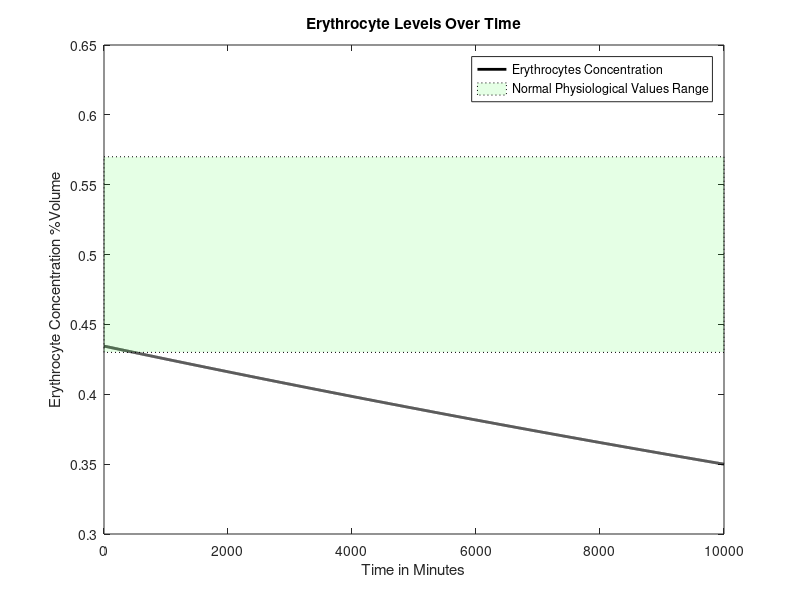
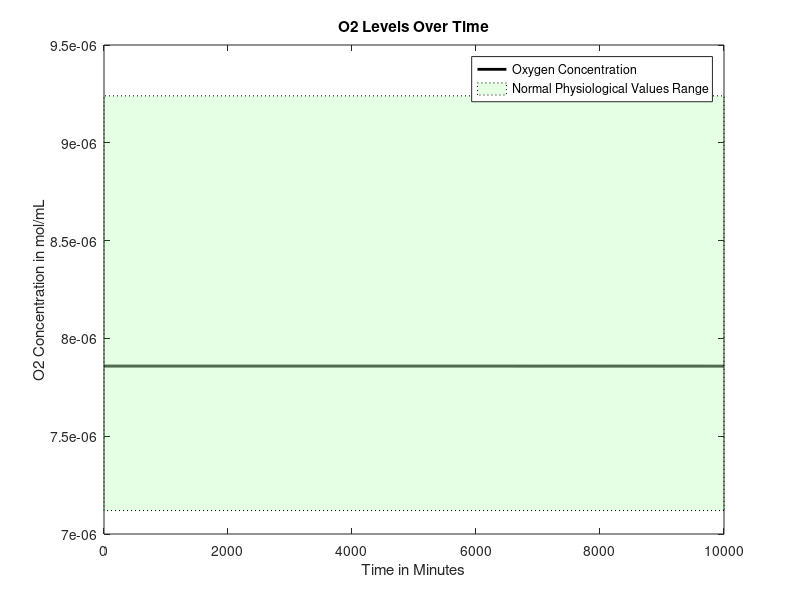
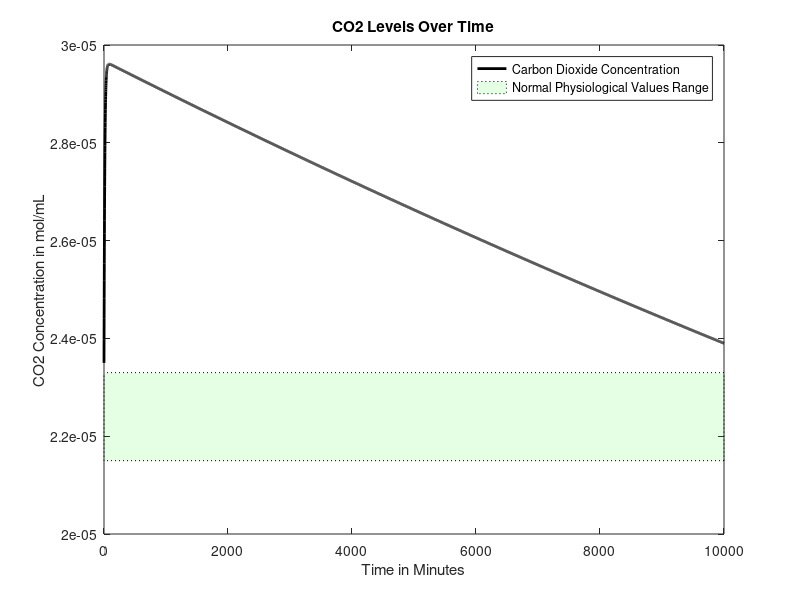
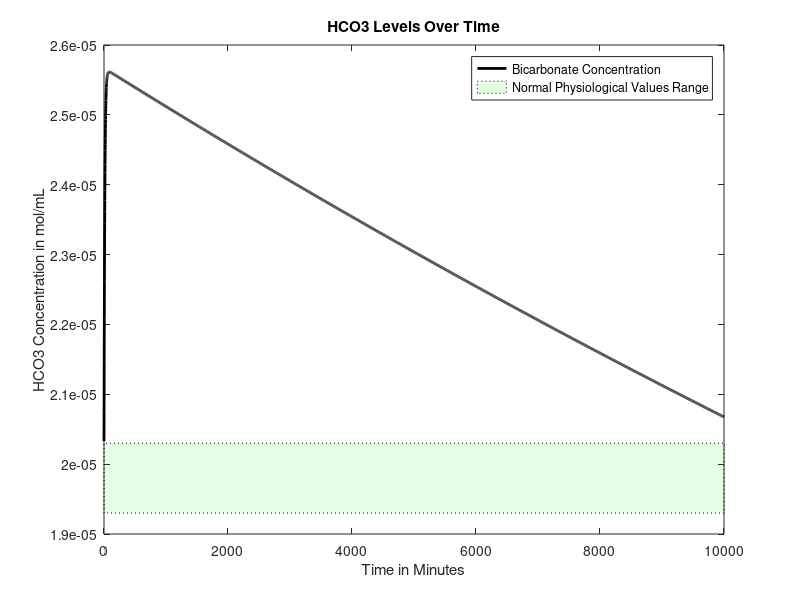

Write the MATLAB code that produced these figures, in order.
function mainfunction2withLiverEating2combo1bonesaddLiam()

age = 50;%30; %Age in years
gender = 0; %Gender, 0=male, 1=female
mass = 70; %Weight in kg
anemia = 1; %Is the patient anemic? 1 if yes, 0 if no
bleed = 0.01; %bleeding rate in mL/min, if anemic
FerritinStores = 0;%0.0179; %Stored moles of iron in liver as ferritin

RQ=0.825;%reaction quotients for the general body and
%RQheart=0.7;

if (40>=age) %if/else statement that sets heart rate based on age, in bpm
    baseheartrate = 60;
else 
    baseheartrate= 70;
end

%Intake of various nutrients
carbs=130;
calciumintake=1000;
sodiumintake=500;

if gender==1
    ironintake=8;
else
    ironintake=18;
end

basebloodweight=0.07*mass; %sets mass of blood in the body based on percentage composition of blood and bodyweight
%SV=mass; %stroke volume, blood pumped out of heart per beat in mL
bloodflow0 = 1000*basebloodweight/1.06; %blood flow out of heart per minute in mL, divided by density of 1.06 g/mL (steady state value)



% cvector = concentration vector, [cE, cNa, cCa, cIron, cGlucose, cO2,
% cCO2, cHCO3], where c = "concentration of", and the letters are our
% components

if gender == 0 %if loop sets volume percentage of red blood cells based on gender
    cE0 = 0.4345;
elseif gender == 1
    cE0 = 0.402;
end

basehemoglobin=34.52243959*basebloodweight/10*cE0; %hemoglobin, in grams, that should be present in the body
hemoglobin=basehemoglobin;
%set concentration of O2 and CO2 in mol/mL at BTP in venous blood
cO2 = 0.00000785855;
cCO2 = 0.0000235;
%concentration of bicarbonate in venous blood, in mol/L
cHCO3 = 0.00002033;
%concnetartion of glucose in mol/mL
cGlucose = 0.0000055;
%Na concentration in mol/mL
cNa = 0.000137;
%Concentration of Ca in mol/mL
cCa = 0.00000248;
%Concentration of iron in mol/mL
cIron = 7.2231e-06;

cvector0 = [cE0 cO2 cCO2 cHCO3 cGlucose cNa cCa cIron]; %concentration in the blood, in moles? mL/mL of blood

cEtrack=[cvector0(1)];
cO2track=[cvector0(2)];
cCO2track=[cvector0(3)];
cHCO3track=[cvector0(4)];
cGlucosetrack=[cvector0(5)];
cNatrack=[cvector0(6)];
cCatrack=[cvector0(7)];
cIrontrack=[cvector0(8)];
heartratetrack = [baseheartrate];
bloodflowvec=[bloodflow0];
iter = 0;
for loop=1:10000
    heartrate=(baseheartrate*cE0*basebloodweight)/(cvector0(1)*basebloodweight);
    bloodflow0 = (heartrate/baseheartrate)*(1000*basebloodweight/1.06);
    % all blood per min for 60 beats per min -> all blood per 60 beats
    %(heartrate/60)*bloodflow0
    
    
    %Run initial venous blood through the heart
    [bloodflow, cvector, Ci] = lungs(bloodflow0, cvector0, anemia, basehemoglobin, hemoglobin);
    %Run blood from lungs to the heart
    [bloodflow, cvector1] = heart(bloodflow, cvector, mass, Ci, basehemoglobin, hemoglobin);
    %These three values are the blood flows that go from the heart to each
    %organ
    
    
    
    %Volumetric flow rate in and out of liver (mL/min)
    %Vi=Vj=V=100mL/min per 100g liver
    %Blood flow distribution will change during iron deficiency anemia but we
    %don't have a function modeling this yet
    
    if (18<=age) && (age<50)
        V=452+16.34*mass+11.85*age-166*gender;
    else
        V=1390+15.94*mass-12.86*age;
    end
    
    BFbraini=0.15*bloodflow;
    BFliveri=V;
    BFotherbloodi=bloodflow-BFbraini-0.3*BFliveri;
    %Process each of these three blood flows in their respective organs
    [BFbrainj, cvectorbrainj] = brain(BFbraini, cvector1, mass, Ci, basehemoglobin, hemoglobin);
    
    [BFotherbloodj, cvectorotherbloodj, hemoglobinout] = otherblood(BFotherbloodi, cvector1, carbs, calciumintake, sodiumintake, ironintake, Ci, RQ, anemia, bleed, basehemoglobin, hemoglobin);
    
    Mvectorotherbloodliver=0.7*V*cvectorotherbloodj;
    Mvectorheart=0.3*V*cvector1;
    cvectorliverin=(Mvectorotherbloodliver+Mvectorheart)/V;
    
    [BFliverj, cvectorliverj, FerritinStores1] = liver(BFliveri,cvectorliverin,gender,mass,Ci,FerritinStores, basehemoglobin, hemoglobin);
    %Redirect blood from liver to other blood and mix the two
    FerritinStores=FerritinStores1;
    Mvectorotherbloodj=(cvectorotherbloodj*(BFotherbloodj-0.7*V))+(cvectorliverj*BFliverj);
    %Add the blood flow from other blood and liver to get new blood volume
    BFotherbloodj=BFotherbloodj-0.7*V+BFliverj;
    %Do a weighted average to get a new cvector
    cvectorotherbloodj=Mvectorotherbloodj/BFotherbloodj;
    %Send 25% of the blood flow to the kidneys
    BFkidneyi=0.25*(BFbrainj+BFotherbloodj);
    %Subtract blood sent to kidneys from other blood
    BFotherbloodj=BFotherbloodj-BFkidneyi;
    %Have the kidneys process the blood they receive
    
    [BFkidneyj, cvectorkidneyj] = kidney(BFkidneyi, cvectorotherbloodj,RQ,mass, Ci, V, basehemoglobin, hemoglobin, anemia);
    %Send blood processed in kidneys back to other blood, pool with brain, create Mvector
    Mvectorotherblood=(BFotherbloodj*cvectorotherbloodj)+(BFkidneyj*cvectorkidneyj)+(BFbrainj*cvectorbrainj);
    %Reset the bloodflow back into the lungs to the blood flow we just computed
    bloodflow0=BFotherbloodj+BFkidneyj+BFbrainj;
    bloodflowvec=[bloodflowvec bloodflow0];
    %bloodflow0 = 1000*bloodweight/1.06;
    %Recompute cvector0 by dividing Mvectorotherblood by bloodflow0
    cvector0=Mvectorotherblood/bloodflow0;
    
    cEtrack=[cEtrack cvector0(1)];
    cO2track=[cO2track cvector0(2)];
    cCO2track=[cCO2track cvector0(3)];
    cHCO3track=[cHCO3track cvector0(4)];
    cGlucosetrack=[cGlucosetrack cvector0(5)];
    cNatrack=[cNatrack cvector0(6)];
    cCatrack=[cCatrack cvector0(7)];
    cIrontrack=[cIrontrack cvector0(8)];
    heartratetrack = [heartratetrack heartrate];
    A = [cvector; cvector1; cvectorbrainj; cvectorotherbloodj; cvectorliverj; cvectorkidneyj; cvector0];
    iter = iter + 1;
    %BP1=(38.178*log(bloodweight/basebloodweight)+100)*(1.8886*(cvector0(1)/cE0)-0.8886);
    hemoglobin=hemoglobin-hemoglobinout;
end
% figure
% plot(0:loop(end),heartratetrack)

figure
plot(0:loop(end),cEtrack,'k','LineWidth',2, 'DisplayName', 'Erythrocytes Concentration')
title('Erythrocyte Levels Over Time')
xlabel('Time in Minutes')
ylabel('Erythrocyte Concentration %Volume')
v1 = [0 .43; loop(end) .43; loop(end) .57; 0 .57;];
f1 = [1 2 3 4];
patch('Faces',f1,'Vertices',v1,'FaceColor','green','FaceAlpha',.1, 'LineStyle',':', 'DisplayName','Normal Physiological Values Range');
legend


figure
plot(0:loop(end),cO2track,'k','LineWidth',2, 'DisplayName', 'Oxygen Concentration')
title('O2 Levels Over Time')
xlabel('Time in Minutes')
ylabel('O2 Concentration in mol/mL')
v1 = [0 7.12e-6; loop(end) 7.12e-6; loop(end) 9.24e-6; 0 9.24e-6;];
f1 = [1 2 3 4];
patch('Faces',f1,'Vertices',v1,'FaceColor','green','FaceAlpha',.1,'LineStyle',':', 'DisplayName','Normal Physiological Values Range');
legend

figure
plot(0:loop(end),cCO2track,'k','LineWidth',2, 'DisplayName', 'Carbon Dioxide Concentration')
title('CO2 Levels Over Time')
xlabel('Time in Minutes')
ylabel('CO2 Concentration in mol/mL')
v1 = [0 2.15e-5; loop(end) 2.15e-5; loop(end) 2.33e-5; 0 2.33e-5;];
f1 = [1 2 3 4];
patch('Faces',f1,'Vertices',v1,'FaceColor','green','FaceAlpha',.1, 'LineStyle',':', 'DisplayName','Normal Physiological Values Range');
legend

figure
plot(0:loop(end),cHCO3track,'k','LineWidth',2, 'DisplayName', 'Bicarbonate Concentration')
title('HCO3 Levels Over Time')
xlabel('Time in Minutes')
ylabel('HCO3 Concentration in mol/mL')
v1 = [0 1.93e-5; loop(end) 1.93e-5; loop(end) 2.03e-5; 0 2.03e-5;];
f1 = [1 2 3 4];
patch('Faces',f1,'Vertices',v1,'FaceColor','green','FaceAlpha',.1, 'LineStyle',':', 'DisplayName','Normal Physiological Values Range');
legend

figure
plot(0:loop(end),cGlucosetrack,'k','LineWidth',2, 'DisplayName', 'Glucose Concentration')
title('Glucose Levels Over Time')
xlabel('Time in Minutes')
ylabel('Glucose Concentration in mol/mL')
v1 = [0 3.8855e-6; loop(end) 3.8855e-6; loop(end) 9.991e-6; 0 9.991e-6;];
f1 = [1 2 3 4];
patch('Faces',f1,'Vertices',v1,'FaceColor','green','FaceAlpha',.1, 'LineStyle',':', 'DisplayName','Normal Physiological Values Range');
legend

figure
plot(0:loop(end),cNatrack,'k','LineWidth',2, 'DisplayName', 'Sodium Concentration')
title('Na Levels Over Time')
xlabel('Time in Minutes')
ylabel('Na Concentration in mol/mL')
v1 = [0 1.35e-4; loop(end) 1.35e-4; loop(end) 1.45e-4; 0 1.45e-4;];
f1 = [1 2 3 4];
patch('Faces',f1,'Vertices',v1,'FaceColor','green','FaceAlpha',.1, 'LineStyle',':', 'DisplayName','Normal Physiological Values Range');
legend

figure
plot(0:loop(end),cCatrack,'k','LineWidth',2, 'DisplayName', 'Calcium Concentration')
title('Ca Levels Over Time')
xlabel('Time in Minutes')
ylabel('Ca Concentration in mol/mL')
v1 = [0 2.2e-6; loop(end) 2.2e-6; loop(end) 2.7e-6; 0 2.7e-6;];
f1 = [1 2 3 4];
patch('Faces',f1,'Vertices',v1,'FaceColor','green','FaceAlpha',.1, 'LineStyle',':', 'DisplayName','Normal Physiological Values Range');
legend

figure
plot(0:loop(end),cIrontrack,'k','LineWidth',2, 'DisplayName', 'Iron Concentration')
title('Iron Levels Over Time')
xlabel('Time in Minutes')
ylabel('Iron Concentration in mol/mL')
end

function [bloodout, Cout, Ci] = lungs(vblood, Cvector, anemia, basehemoglobin, hemoglobin)










Cout = [];
% anemia needs to be an input for the lungs function now
Co = 0.21e-4; %concentration of oxygen in alveoli (21% b/c air - it's 0.21e-4 b/c otherwise the order of
              %magnitude was way off (not sure if this is valid but it works))
P = 7.39e-3*60; %cm/min, membrane permeability constant for alveoli
if anemia == 1
    A = 1000000; %cm^2, surface area of alveoli under extreme conditions
else
    A = 700000; %cm^2, surface area of alveoli under normal conditions
end
Ci = (Cvector(2)*0.08206*310.15)/(0.0526*1000); %mL/mL, concentration of oxygen in blood, convert mol to mL
                                                %with partial pressure of
                                                %oxygen going into lungs
                                                %(40 mmHg)
ViO2 = P*A*(Co - Ci); %mL/min
ViO2 = ViO2*(hemoglobin/basehemoglobin);
%convert ViO2 to mol/min
niO2 = (ViO2*1)/(0.08206*310.15); %mol/min; convert mL to mol with pressure being atmospheric pressure
niO2 = niO2/15; %divide molar flow rate by respiratory rate
C = niO2/(vblood*1.5); %mol/mL, divide by conversion factor of 1.5

Ci = C*vblood*(hemoglobin/basehemoglobin); %concentration of oxygen from which other organs consume

nO2i = vblood*Cvector(2) + Ci;
nO2cons = 0.05*Ci/(hemoglobin/basehemoglobin);%we changed this when we added mayas O2 code 
%nO2cons = 0.05*C*vblood; %we removed this when we added mayas O2 code
nO2j = nO2i - nO2cons; %oxygen out, mol/min
Cout(2) = nO2j/vblood; %mol/mL













% Cout = [];
% % Finding volumetric flow rate out of oxygen
% CiO2 = 0.000001964637; %5mL/100mL becomes .000001964637 mol
% %CdeoxygenatedO2 = 0.16; %from graph and partial pressure of oxygen in entering deoxygenated blood being...
% Ci=CiO2*vblood;                       %40 mmHg (this might also depend on hemoglobin)
% nO2i = vblood*(Cvector(2)+CiO2); %O2 in, mL/min
% nO2cons = 0.05*CiO2*vblood;%.0002082515; %5.3 mL/min becomes .0002082515 mol/min
% nO2j = nO2i - nO2cons; %O2 out, mol/min
% Cout(2) = nO2j/vblood; %mol/mL













% Finding volumetric flow rate out of carbon dioxide
nCO2i = vblood*Cvector(3);
nCO2cons = nCO2i*(1-(48/52));%vblood*(.0000015716531); %vblood(mL/min) and concentration of blood consumed (mol/mL)
%CjCO2 = 0.48; %48 mL/100 mL, should be dependent on hemoglobin, oxygen, things like that
nCO2j = nCO2i - nCO2cons; %CO2 out, L/min
Cout(3) = nCO2j/vblood;


% Finding volumetric flow rate out of bicarbonate
rHCO3CO2 = Cvector(4)/Cvector(3); %ratio of bicarbonate to carbon dioxide in blood leaving lungs
nHCO3j = rHCO3CO2*nCO2j; %HCO3 out, mol/min
Cout(4) = nHCO3j/vblood;

% Finding volumetric flow rate out of calcium
Cout(7) = Cvector(7); %calcium out, L/min

Cout(8) = Cvector(8); %iron concentration doesn't change in lungs
% Finding volumetric flow rate out of sodium
Cout(6) = Cvector(6); %sodium out, L/min

% Finding volumetric flow rate out of erythrocytes
Cout(1) = Cvector(1);

% Finding volumetric flow rate out of glucose

nglucosecons = nO2cons/6; %molar flow rate of glucose consumed, mol/min, in terms of O2 consumed
nGlucosei = Cvector(5)*vblood;
nGlucosej = nGlucosei - nglucosecons; %molar flow rate of glucose out, mol/min
Cout(5) = nGlucosej/vblood;
bloodout = vblood;
end

function [bloodflowj, cvectorj] = brain(bloodflowi, cvectori, mass, Ci, basehemoglobin, hemoglobin)
%Blood volume conserved
bloodflowj=bloodflowi;

brainmass=0.02*mass*1000; %gives brain mass in grams as 2% body mass
Mvector=bloodflowi*cvectori;
%Create a null vector for cvectorj
cvectorj=zeros(1,8);
%Sets inflows equal to outflows for erythrocytes, Na, Ca, Iron
cvectorj(1)=cvectori(1);
cvectorj(6)=cvectori(6);
cvectorj(7)=cvectori(7);
cvectorj(8)=cvectori(8);

%Consume oxygen at 18.4% of intake rate
MO2j=Mvector(2)-0.184*Ci;
%Consume glucose at a rate of 5.6 mg per 100g brain mass per minute
MGlucosej=Mvector(5)-(0.00003108*(brainmass/100));%moles of glucose in - glucose requirements per mon in moles/minute
%Calculate CO2 produced based on glucose consumed via respiration equation
MCO2j=Mvector(3)+6*(0.6660746/1440);
%Calculate HCO3 made when the CO2 is produced
rHCO3CO2=Mvector(4)/Mvector(3); %ratio of bicarbonate to carbon dioxide in blood leaving lungs
HCO3j=Mvector(4)+rHCO3CO2*6*(0.6660746/1440);

%Calculate values above as concentrations and add them to cvectorj
cvectorj(2)=MO2j/bloodflowj;
cvectorj(5)=MGlucosej/bloodflowj;
cvectorj(3)=MCO2j/bloodflowj;
cvectorj(4)=HCO3j/bloodflowj;

end

function [outflow, Cout] = heart(flow,Cvector,weight, Ci, basehemoglobin, hemoglobin)

Cout = [];

% Finding concentration out of glucose
Cout(5)=Cvector(5);
% Finding concentration out of erythrocytes
Cout(1)=Cvector(1);
% Finding concentration out of sodium
Cout(6)=Cvector(6);
% Finding concentration out of iron
Cout(8)=Cvector(8);
% Finding concentration out of calcium
Cout(7)=Cvector(7);

heartmass = weight*.003;
nO2cons = 0.116*Ci/(hemoglobin/basehemoglobin); %mL/min*mol/mL=mol/min
Cout(2) = (Cvector(2)*flow - nO2cons)/flow;
CO2gen = .7*nO2cons; %using respiratory quotient in the heart
Cout(3) = (Cvector(3)*flow + CO2gen)/flow;
rHCO3CO2 = Cvector(4)/Cvector(3); %ratio of bicarbonate to carbon dioxide in blood leaving lungs
nHCO3j = rHCO3CO2*CO2gen; %HCO3 out, mol/min
Cout(4) = (Cvector(4)*flow + nHCO3j)/flow;

outflow = flow;
end




function [bloodflowj, cvectorout, FerritinStores1]=liver(V,cvectori,G,mass,Ci,FerritinStores, basehemoglobin, hemoglobin)
%This function will deliver output volumetric flow rates for the concentration of
%the 8 components (mol/mLmin) out of the liver
%Input: G=Gender (1 if female, 0 if male)
%W=weight of person (kg); A=age of person (years)
%cvector=[cE,cO2,cCO2,cHCO3,cGlucose,cNa,cCa,cFe)
%Outputs are all in concentration flow rates (mol/mLmin) out

%Initializes cvectorout
cvectorout=[0,0,0,0,0,0,0,0];



%Calculates concentration flow rate of red blood cells out
%p=blood density in amount per mL
%Vbody=Volume of body in mL. Calculating assuming 7% of total body weight
%is blood, then divided by density of blood to find volume of blood
%RBCj=raw numerical flow rate of red blood cells out/min
%RBCi=raw numerical flow rate of RBC in/min
%nRBCj=molar flow rate of RBC out/min
%RBCcons=consumption rate of RBC/min
%No generation of RBC in liver

p=1.2e10; %number of red blood cells per mL of PURE red blood cells

%Calculate volume of the body
Vblood=0.07*mass*1000/1.056;
%Calculate the number of RBCs entering liver based on concentration,
%flow rate, and pure RBC density
RBCi=p*V*cvectori(1);

%Consume some based on body size
RBCcons=5.55555e-6*cvectori(1)*Vblood;
%Find pure volume of RBCs we now have based on number and density
VRBCj=(RBCi-RBCcons)/p;
%Calculate volume of plasma that entered
Vplasma=V*(1-cvectori(1));
%Calculate new concentrations based on volumeRBCs/total volume
cvectorout(1)=VRBCj/(VRBCj+Vplasma);
%Bloodflow out = blood cells out + plasma volume
bloodflowj=V;%Vplasma+VRBCj;

%Calculates concentration flow rate of O2 out
%No generation of O2
%nO2i=molar flow rate of O2/min in
%nO2j=molar flow rate of O2/min out
%nO2cons=molar consumption rate of O2/min
nO2i= cvectori(2)*V;
nO2cons=0.204*Ci/(hemoglobin/basehemoglobin);
nO2j=nO2i-nO2cons;
cvectorout(2)=nO2j/V;

%Calculates the required intake of protein in grams/min given a
%person's demographic information
%dprotein=daily protein intake in g/day
%protein=protein intake in g/min
dprotein=0.8*mass;
protein=dprotein/1440;

%Calculates concentration flow rate of CO2 out
%nCO2i=molar flow rate of CO2/min in
%nCO2j=molar flow rate of CO2/min out
%nCO2gen=molar flow rate of CO2/min generated
%RQ=Respiratory Quotient=mol CO2 produced/mol O2 consumed
RQ=0.825;
rHCO3CO2 = cvectori(4)/cvectori(3);
nCO2gen=RQ*nO2cons;
nCO2i=cvectori(3)*V;
nCO2j=nCO2i+nCO2gen-((protein/100)/rHCO3CO2);
cvectorout(3)=nCO2j/V;


%Calculates the concentration flow rate of Bicarbonate out
%Assume no generation of bicarbonate
%%Also liver just takes in bicarbonate from the heart and stomach
%1mole bicarbonate ions consumed by liver per 100g protein/day
%rHCO3CO2 = cvectori(4)/cvectori(3); %ratio of bicarbonate to carbon dioxide in blood leaving lungs
nHCO3gen = rHCO3CO2*nCO2gen; %HCO3 out, mol/min
nHCO3i=cvectori(4)*V;
nHCO3j=nHCO3i-(protein/100)+nHCO3gen;
cvectorout(4)=nHCO3j/V;

%Calculates the concentration flow rate of Na2+ out
%Assume no generation of Na2+, only in, out, and consumption
%nNai=molar flow rate of sodium in
%nNacons=molar flow rate of sodium consumed given that 10% of bile salts
%are consumed, approx 600mL are produced per day, and there are 135mM Na+
%ions in bile.
%nNaj=molar flow rate of sodium out
nNacons=9.375e-9;
nNai=cvectori(6)*V;
nNaj=nNai-nNacons;
cvectorout(6)=nNaj/V;

%Calculates the concentration flow rate of Ca2+ out
%Assume no generation nor consumption.
%cCai=concentration flow rate of Ca2+ in mol/mLmin in
%cCaj=concentration flow rate of Ca2+ in mol/mLmin out
cvectorout(7)=cvectori(7);
%Calculates the concentration flow rate of Fe out
%Assume no generation since

% Glucose needs a big ol generation term
consumeorgenerate=0.8144*(cvectori(5)*10^6)^3-9.622*(cvectori(5)*10^6)^2+108.74*(cvectori(5)*10^6)-480.69;
scalingterm = 300/(26*mass*10^-6);
if consumeorgenerate < 0
    nGlucosegen=abs(consumeorgenerate)/scalingterm;
    nGlucosecons=0;
elseif consumeorgenerate > 0
    nGlucosecons=abs(consumeorgenerate)/scalingterm;
    nGlucosegen=0;
else
    nGlucosegen=0;
    nGlucosecons=0;
end
nGlucosebasalcons = nO2cons/6;
nGlucosei = cvectori(5)*V;
nGlucosej = nGlucosei + nGlucosegen - nGlucosecons - nGlucosebasalcons;
cvectorout(5) = nGlucosej/V;

% Iron gets packaged into ferritin in the liver, to be stored and used
% later if we run low


%determine molar flow rate of iron in
Mironin=V*cvectori(8);
Mirondif=(V*7.2231e-06)-Mironin;%this number is desired steady state iron concentration in the blood

if Mirondif < 0
    FerritinStores1=FerritinStores-Mirondif;
    cvectorout(8)=7.2231e-06;
elseif Mirondif == 0
    cvectorout(8)=cvectori(8);
    FerritinStores1=FerritinStores;
    
elseif FerritinStores > Mirondif && Mirondif>0
    Mironadd=Mirondif;
    FerritinStores1=FerritinStores-Mironadd;
    cvectorout(8)=(Mironadd+Mironin)/V;

elseif FerritinStores < Mirondif && Mirondif>0
    Mironadd=FerritinStores;
    cvectorout(8)=(Mironadd+Mironin)/V;
    FerritinStores1=0;
    
elseif FerritinStores == Mirondif && Mirondif>0
    FerritinStores1=0;
    Mironadd=FerritinStores;
    cvectorout(8)=(Mironadd+Mironin)/V;

elseif FerritinStores == 0 && Mirondif>0
    FerritinStores1=0;
    cvectorout(8)=cvectori(8);
end

end


function [bloodflowj, cvectorj] = kidney(bloodflowi, cvectori, RQ, mass, Ci, V, basehemoglobin, hemoglobin, anemia)
T=1440;%Multiplier that scales up the time period of interest to one day (required for glucose equation)
Kidneymass=(300/70000)*mass; %mass of the kidneys combined in grams

%Initialize all intakes
Mvector=bloodflowi*cvectori;
bloodflowj=bloodflowi;

%Consume relevant compounds to create outlet values

MEj=Mvector(1);
MIronj=Mvector(8);

MO2j=Mvector(2)-(0.072*Ci/(hemoglobin/basehemoglobin));
% Find mol/min O2 consumed
%MO2cons = Mvector(2) - MO2j;
% Convert to mL/min per 100g
%MO2cons = (MO2cons/0.0000392927)/(Kidneymass/100);
% Find mmol/min per 100g Na consumed
%MNacons = (MO2cons - 0.5)/0.1;
% Convert to mol/min
%MNacons = (MNacons/1000)*(Kidneymass/100);

%this is new sodium stuff

PNaconc=cvectori(6)*1e6; %plasma sodium concentration, converted to mmol/L for the sake of the equation
%Naremoved=0.0043*(PNaconc)^3 - 1.6942*(PNaconc)^2 + 223.58*PNaconc - 9925; %sodium removed, micromol per minute
Naremoved=0.0003*exp(0.0817*PNaconc);%sodium removed, micromol per minute
MNaremoved=Naremoved/1e6;%sodium removed in moles
MNaj = Mvector(6) - MNaremoved;

%this is old sodium stuff
% MNacons = (100/1440)/1000;
% MNaj = Mvector(6) - MNacons;




x = (1000*.26)/(1000*40.08*1440);
y = (17/5)*(bloodflowi-((3/34)*V));
b = (((x/y)*(y-(.7*V))+(((.7*x)/y)*V))*(y+(.3*V)-bloodflowi))/((y+(.3*V)));
c = (1-(bloodflowi/(y+(.3*V)-bloodflowi)));
MCaj= Mvector(7) - ((((x/y)*(y-(.7*V))+(((.7*x)/y)*V))*(y+(.3*V)))/((y+(.3*V))));
MGlucosej=Mvector(5)-(Mvector(5)*(0.226/((Mvector(5))*T)));
rHCO3O2=Mvector(4)/Mvector(3);
if anemia == 1
    MHCO3cons = 0;%0.002577919061758;
    MCO2cons = 0;%(MHCO3cons/rHCO3O2);
else
    MHCO3cons = 0;
    MCO2cons = 0;
end
MCO2j=Mvector(3)+((Mvector(2)-MO2j)*RQ)-MCO2cons;
MHCO3gen=rHCO3O2*((Mvector(2)-MO2j)*RQ);
MHCO3j=Mvector(4)+MHCO3gen-MHCO3cons;%-0.15*(Mvector(4))+(.004/T)
%Recompute all concentrations using original mass of blood and new values

cIronj=MIronj/bloodflowj;
cNaj=MNaj/bloodflowj;
cO2j=MO2j/bloodflowj;
cCO2j=MCO2j/bloodflowj;
cEj=MEj/bloodflowj;
cGlucosej=MGlucosej/bloodflowj;
cHCO3j=MHCO3j/bloodflowj;
cCaj=MCaj/bloodflowj;

cvectorj=[cEj cO2j cCO2j cHCO3j cGlucosej cNaj cCaj cIronj];

end

function [outflow, Cout, hemoglobinout] = otherblood(flow, Cin, carbs, calciumintake, sodiumintake, ironintake, Ci, RQ, anemia, bleed, basehemoglobin, hemoglobin)
Cout = [];
outflow=flow;

%Accounts for the bleeding of a certain volume at a steady rate when the
%patient is anemic    
if anemia == 0
    Cout(1) = Cin(1);
    ironout=0;
    hemoglobinout=0;
else
    RBCin = flow*Cin(1)*1.2e10;
    vRBCin = flow*Cin(1);
    RBClost = 521400000;%5214000; %bleed*Cin(1)*1.2e10;
    RBCout = RBCin - RBClost;
    vRBCout = RBCout/(1.2e10);
    ironout=1.197929*RBClost/1.2e10*1.79067e-5;
    hemoglobinout=ironout*1.538461538e-5;
Cout(1) = vRBCout/outflow; 
end

Cout(2) = (Cin(2)*flow-(0.374*Ci/(hemoglobin/basehemoglobin)))/flow;%-CO2cons;
nCO2gen = 0.374*Ci*RQ;
Cout(3) = (Cin(3)*flow + nCO2gen)/flow;
rHCO3CO2 = Cin(4)/Cin(3);
Cout(4) = (Cin(4)*flow + nCO2gen*rHCO3CO2)/flow;
Cout(5) = (flow*Cin(5) + (.8*carbs)/(180.156*1440))/flow; %130g of carbs, 80 percent is directly translated to glucose, 20% is fructose and galactose which goes to the liver and may be converted to glucose at a later stage so another term is incoming
Cout(6) = (flow*Cin(6) + (sodiumintake/(700*22.99*1440)))/flow; %500 mg of sodium needed for vital functions so start with sodium intake being 500 mg
if anemia == 0
    Cout(7) = (flow*Cin(7) + (calciumintake*.26)/(1000*40.08*1440))/flow; %calcium intake should be around 1000 mg
elseif anemia == 1
    Cainput = (flow*Cin(7) + (calciumintake*.15)/(1000*40.08*1440))/flow; %assume, under anemia, calcium retention rate becomes 15%
    Cagen = ((calciumintake*.11)/(1000*40.08*1440))/flow; %intake from bones because, when we retain less calcuim from diet, the blood maintains steady concentration of calcium by taking calcium from bones
    Cout(7) = Cainput + Cagen;
end
Cout(8) = (flow*Cin(8)+ (ironintake*.18)/(1000*55.845*1440)-1/(1440*1000*55.845)-(ironout))/flow;%iron intake will be approximately 8 mg for males and 18 mg for females
end
